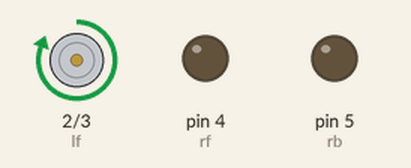
A sketch run on a simulated Arduino Uno, built with avr-gcc and run on an emulated ATmega328P. Parts: motor-driver pin pairs drawn as motors (green arrow = first pin HIGH = forward, orange = second pin HIGH = backward, longer = more drive), output pins drawn as LEDs (lit = HIGH).

Above: at 0.5 s.
Timing chart, 0 to 4.6 s (numbered marks = the images above):
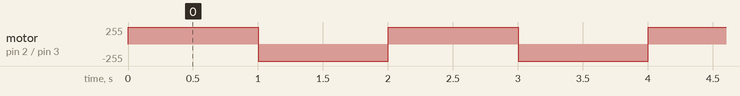

Measured:
- by itself, motor on pin 2 (lf) / pin 3 (lb): alternates forward 255/255 for 1.0 s and backward 255/255 for 1.0 s

The sketch:

Driving_Motors_First_Time.ino
```cpp
int lf = 2;
int lb = 3;
int rf = 4;
int rb = 5;


void setup() {
pinMode(lf,OUTPUT);
pinMode(lb,OUTPUT);
pinMode(rf,OUTPUT);
pinMode(rb,OUTPUT);

}

void loop() {
digitalWrite(lf,HIGH);
digitalWrite(lb,LOW);
delay(1000);
digitalWrite(lf,LOW);
digitalWrite(lb,HIGH);
delay(1000);


}
```
